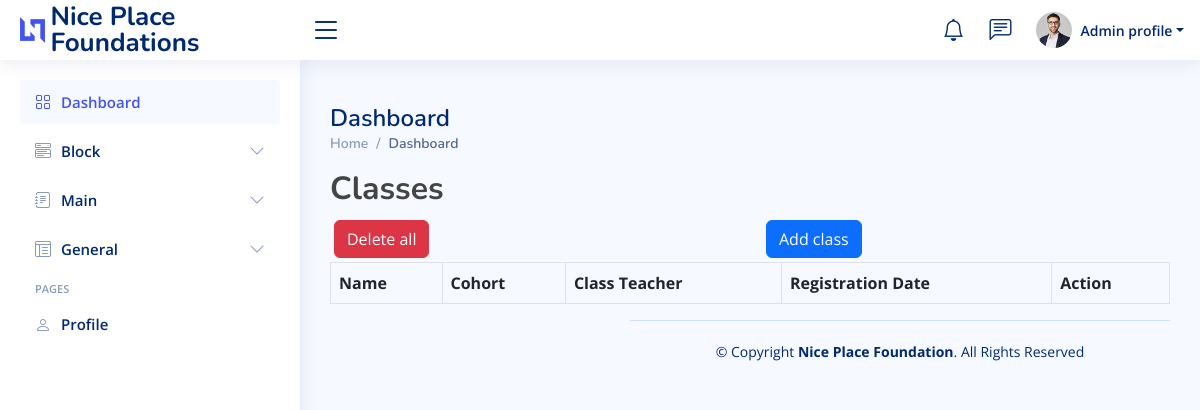
The page /home/class_blocks_detail/ on the database as committed earlier.
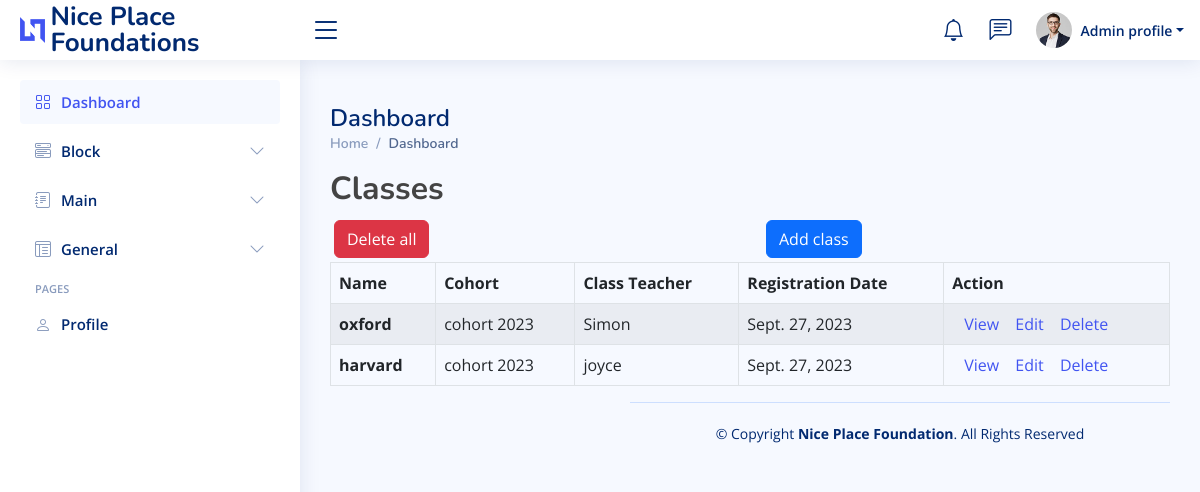
The same page on the database as committed later.
### app/models.py (models this page shows, shortened)
class class_block(models.Model):
    class_name = models.CharField(max_length=255, null=True, blank=True)
    cohort = models.ForeignKey(School_blocks, on_delete=models.CASCADE)
    class_teacher = models.ForeignKey(Teacher, on_delete = models.CASCADE)
    start_date = models.DateField(auto_now=True)

class School_blocks(models.Model):
    name = models.CharField(max_length=200)
    start_date = models.DateTimeField(auto_now = True)
    def __str__(self):
        return self.name

class Teacher(models.Model):
    first_name = models.CharField(max_length=200)
    middle_name = models.CharField(max_length=200)
    last_name = models.CharField(max_length=200)
    teaching_units = models.ForeignKey(Subject, on_delete=models.CASCADE, null=True, blank=True)
    start_date = models.DateTimeField(auto_now = True)
    Email = models.EmailField(null=True, blank=True)
    contact = models.IntegerField(null=True, blank=True)
    def __str__(self):
        return self.first_name

### app/class_block_views.py (the view)
# urls.py: path('class_blocks_detail/', class_block_views.class_blocks_detail, name='class_blocks_detail'),
def class_blocks_detail(request):
    Class_blocks = class_block.objects.all()
    context = {
        'Class_blocks' : Class_blocks
    }
    return render(request, 'Dashboard/class_blocks_detail.html', context)

### app/templates/Dashboard/class_blocks_detail.html (shortened to what this page needs)
{% extends "Dashboard/base.html" %}
{% load bootstrap5 %}
{% block content %}
<div class="container-xl">
  <div class="table-responsive">
      <div class="table-wrapper">
          <div class="table-title">
              <div class="row">
                  <div class="col-sm-8"><h2><b>Classes</b></h2></div>
              </div>
          </div>
          <div class="row">
            <div class="col m-1">
                <button type="submit" class="btn btn-danger"><a style="color:white;" href="{% url 'class_blocks_delete' %}">Delete all</a></button>
            </div>
            <div class="col m-1">
               <a href="{% url 'class_block_create' %}"> <button type="submit" class="btn btn-primary">Add class</button></a>
            </div>
          </div>
          <table class="table table-striped table-hover table-bordered">
              <thead>
                  <tr>
                      <th scope="col">Name</th>
                      <th scope="col">Cohort</th>
                      <th scope="col">Class Teacher</th>
                      <th scope="col">Registration Date</th>
                      <th scope="col"> Action</th>
                  </tr>
              </thead>
              <tbody>
                {% for Class_block in  Class_blocks  %}
                <tr>
                  <th>{{ Class_block.class_name}}</th>
                  <td scope="row">{{ Class_block.cohort }}</td>
                  <td scope="col">{{ Class_block.class_teacher }}</td>
                  <td scope="col">{{ Class_block.start_date }}</td>
                  <td>
                    <a href="{% url 'class_block_detail' Class_block.pk %}" class="view" title="View" data-toggle="tooltip"><i class="material-icons">&#xE417;</i>View</a>
                    <a href="{% url 'class_block_update' Class_block.pk %}" class="edit" title="Edit" data-toggle="tooltip"><i class="material-icons">&#xE254;</i>Edit</a>
                    <a href="{% url 'class_block_delete' Class_block.pk %}" class="delete" title="Edit" data-toggle="tooltip"><i class="material-icons">&#xE517;</i>Delete</a>
             </td>
                </tr>
                {% endfor %}
              </tbody>
          </table>
      </div>
  </div>
</div>
{% endblock content %}

Rows that differ between the two databases and show on the page:
added class_block: class_name "oxford", cohort "cohort 2023", class_teacher "Simon", start_date "Sept. 27, 2023"
added class_block: class_name "harvard", cohort "cohort 2023", class_teacher "joyce", start_date "Sept. 27, 2023"
